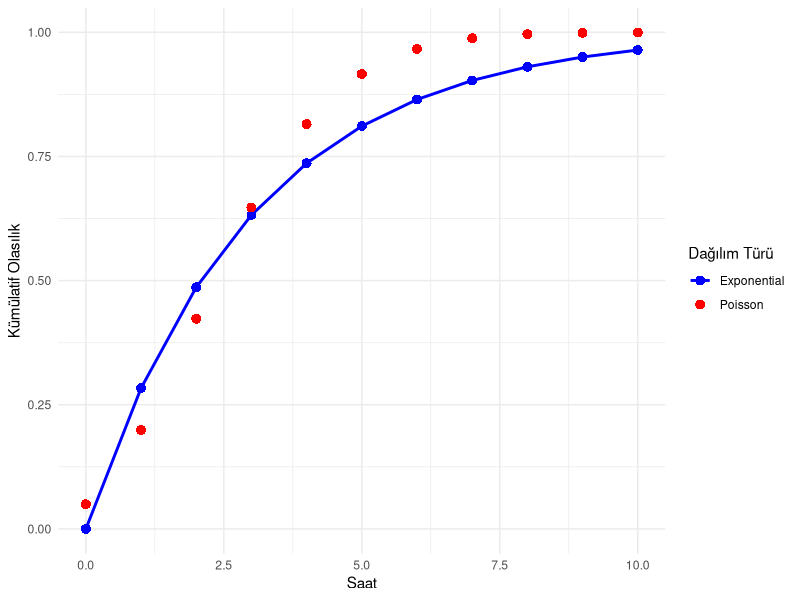

Write R code to recreate this figure.
library(ggplot2)

# Saatleri tanımla (0'dan 10'a kadar)
saatler <- 0:10  

# Lambda değeri (ortalama 3 saatte bir olayın olması bekleniyor)
lambda <- 3

# Her bir saatteki olasılıkları hesapla
prob_e <- pexp(saatler, rate = 1/lambda)  # Exponential dağılım ile hesaplama
prob_p <- ppois(saatler, lambda)          # Poisson dağılımı ile hesaplama

# Verileri bir veri çerçevesine yerleştir
df <- data.frame(Saat = saatler, prob_e = prob_e, prob_p = prob_p)

# Verileri nokta olarak ve çizgi olarak görselleştir
ggplot(df, aes(x = Saat)) +
  geom_point(aes(y = prob_e, color = "Exponential"), size = 3, shape = 16) +
  geom_line(aes(y = prob_e, color = "Exponential"), size = 1) +  # Exponential için çizgi ekle
  geom_point(aes(y = prob_p, color = "Poisson"), size = 3, shape = 16) +
  scale_color_manual(values = c("Exponential" = "blue", "Poisson" = "red")) +
  labs(x = "Saat", y = "Kümülatif Olasılık", color = "Dağılım Türü") +
  theme_minimal()

